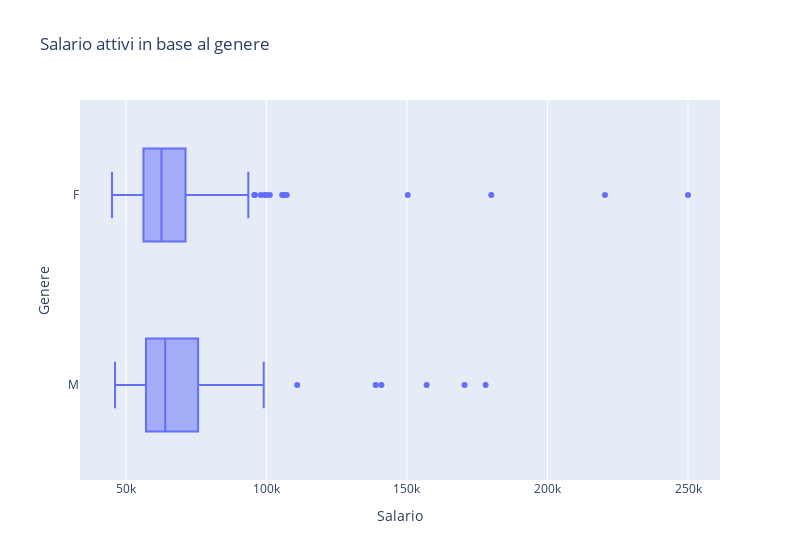

Notebook code for this chart:
### Code cell
fig = px.box(df_active, y="Sex", x="Salary",title = 'Salario attivi in base al genere', width= 800, labels = {'Sex': 'Genere', 'Salary': 'Salario'})
fig.show()

### Figure 1 — Plotly figure (JSON) as saved in the notebook; plotly's stock layout.template omitted (floating-point values rounded to 4 significant figures; data arrays with more than 128 entries replaced by an {"elided": "..."} marker saying what was removed)
{"data": [{"alignmentgroup": "True", "hovertemplate": "Salario=%{x}<br>Genere=%{y}<extra></extra>", "legendgroup": "", "marker": {"color": "#636efa"}, "name": "", "notched": false, "offsetgroup": "", "orientation": "h", "showlegend": false, "type": "box", "x": {"elided": "207 int values"}, "x0": " ", "xaxis": "x", "y": {"elided": "207 str values"}, "y0": " ", "yaxis": "y"}], "layout": {"boxmode": "group", "legend": {"tracegroupgap": 0}, "title": {"text": "Salario attivi in base al genere"}, "width": 800, "xaxis": {"anchor": "y", "domain": [0, 1], "title": {"text": "Salario"}}, "yaxis": {"anchor": "x", "domain": [0, 1], "title": {"text": "Genere"}}}}
